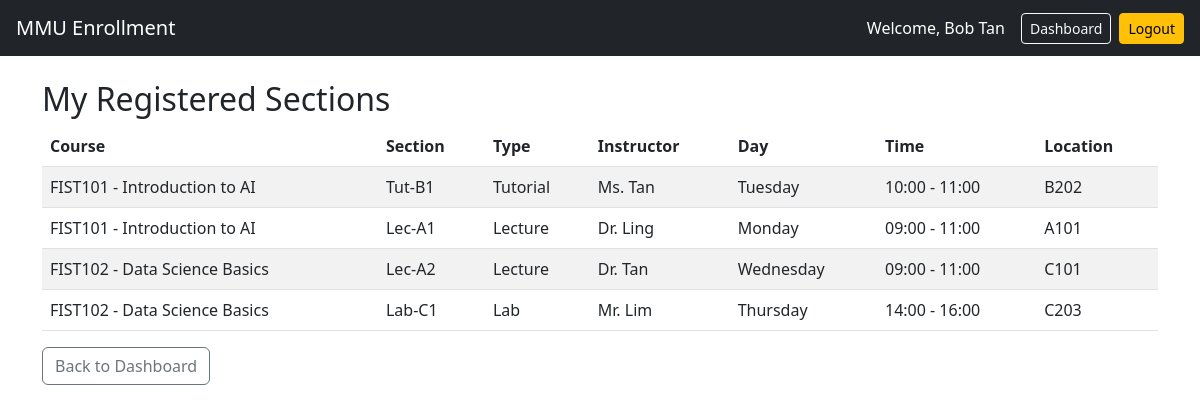
The app's page /my-courses (signed in) with its own data.
### app/models.py (models this page shows, shortened)
class Student(UserMixin, db.Model):
    id = db.Column(db.Integer, primary_key=True)
    name = db.Column(db.String(64))
    email = db.Column(db.String(120), unique=True)
    department = db.Column(db.String(64))
    password_hash = db.Column(db.String(128))
    enrollments = db.relationship('Enrollment', backref='student', lazy=True)
    @property
    def is_admin(self):
        return False
    @property
    def is_student(self):
        return True

class Section(db.Model):
    id = db.Column(db.Integer, primary_key=True)
    course_id = db.Column(db.Integer, db.ForeignKey('course.id'), nullable=False)
    name = db.Column(db.String(20), nullable=False)
    type = db.Column(db.String(20), nullable=False)
    instructor = db.Column(db.String(64), nullable=False)  # ✅ 加这个
    location = db.Column(db.String(128), nullable=False)    # ✅ 加这个
    day = db.Column(db.String(20), nullable=False)
    start_time = db.Column(db.Time, nullable=False)         # ✅ 建议用标准时间类型
    end_time = db.Column(db.Time, nullable=False)
    quota = db.Column(db.Integer, nullable=False)
    course = db.relationship("Course", back_populates="sections")
    enrollments = db.relationship("Enrollment", back_populates="section", cascade="all, delete")

class Course(db.Model):
    id = db.Column(db.Integer, primary_key=True)
    course_code = db.Column(db.String(10), unique=True)
    course_name = db.Column(db.String(128))
    description = db.Column(db.Text)
    credits = db.Column(db.Integer)
    semester = db.Column(db.String(64))
    department = db.Column(db.String(64))
    enrollments = db.relationship('Enrollment', backref='course', lazy=True)
    sections = db.relationship('Section', back_populates='course', cascade='all, delete')

### app/routes.py (the view)
@main.route("/my-courses")
@login_required
def my_courses():
    if not current_user.is_student:
        abort(403)
    student_id = current_user.id
    enrollments = Enrollment.query.filter_by(student_id=student_id).all()
    sections = [e.section for e in enrollments]
    return render_template("my_courses.html", sections=sections)

### app/templates/my_courses.html (shortened to what this page needs)
{% extends "base.html" %}
{% block content %}
<h2>My Registered Sections</h2>
<table class="table table-striped">
    <thead>
        <tr>
            <th>Course</th>
            <th>Section</th>
            <th>Type</th>
            <th>Instructor</th>
            <th>Day</th>
            <th>Time</th>
            <th>Location</th>
        </tr>
    </thead>
    <tbody>
        {% for s in sections %}
        <tr>
            <td>{{ s.course.course_code }} - {{ s.course.course_name }}</td>
            <td>{{ s.name }}</td>
            <td>{{ s.type }}</td>
            <td>{{ s.instructor }}</td>
            <td>{{ s.day }}</td>
            <td>{{ s.start_time.strftime('%H:%M') }} - {{ s.end_time.strftime('%H:%M') }}</td>
            <td>{{ s.location }}</td>
        </tr>
        {% endfor %}
    </tbody>
</table>
<a href="{{ url_for('main.dashboard') }}" class="btn btn-outline-secondary">Back to Dashboard</a>
{% endblock %}

### app/templates/base.html (shortened to what this page needs)
<!DOCTYPE html>
<html lang="en">
<head>
    <link href="https://cdn.jsdelivr.net/npm/bootstrap@5.3.0/dist/css/bootstrap.min.css" rel="stylesheet">
</head>
<body>
<nav class="navbar navbar-expand-lg navbar-dark bg-dark mb-4 px-3">
    <a class="navbar-brand" href="{{ url_for('main.index') }}">MMU Enrollment</a>
    <div class="ms-auto d-flex align-items-center">
        {% if current_user.is_authenticated %}
            <span class="text-white me-3">
                Welcome, {{ current_user.username if current_user.is_admin else current_user.name }}
            </span>
            {% if current_user.is_admin %}
                <a class="btn btn-sm btn-outline-light me-2" href="{{ url_for('main.admin_dashboard') }}">Dashboard</a>
                <a class="btn btn-sm btn-warning" href="{{ url_for('main.admin_logout') }}">Logout</a>
            {% elif current_user.is_student %}
                <a class="btn btn-sm btn-outline-light me-2" href="{{ url_for('main.dashboard') }}">Dashboard</a>
                <a class="btn btn-sm btn-warning" href="{{ url_for('main.logout') }}">Logout</a>
            {% endif %}
        {% else %}
            <a class="btn btn-sm btn-outline-light me-2" href="{{ url_for('main.register') }}">Register</a>
            <a class="btn btn-sm btn-outline-light me-2" href="{{ url_for('main.login') }}">Student Login</a>
            <a class="btn btn-sm btn-outline-light" href="{{ url_for('main.admin_login') }}">Admin Login</a>
        {% endif %}
    </div>
</nav>
<div class="container">
    {% block content %}{% endblock %}
</div>
</body>
</html>

### records on screen
Student: name "Bob Tan"
Section: course.course_code "FIST101", course.course_name "Introduction to AI", name "Tut-B1", type "Tutorial", instructor "Ms. Tan", day "Tuesday", start_time "10:00", end_time "11:00", location "B202"
Section: course.course_code "FIST101", course.course_name "Introduction to AI", name "Lec-A1", type "Lecture", instructor "Dr. Ling", day "Monday", start_time "09:00", end_time "11:00", location "A101"
Section: course.course_code "FIST102", course.course_name "Data Science Basics", name "Lec-A2", type "Lecture", instructor "Dr. Tan", day "Wednesday", start_time "09:00", end_time "11:00", location "C101"
Section: course.course_code "FIST102", course.course_name "Data Science Basics", name "Lab-C1", type "Lab", instructor "Mr. Lim", day "Thursday", start_time "14:00", end_time "16:00", location "C203"
